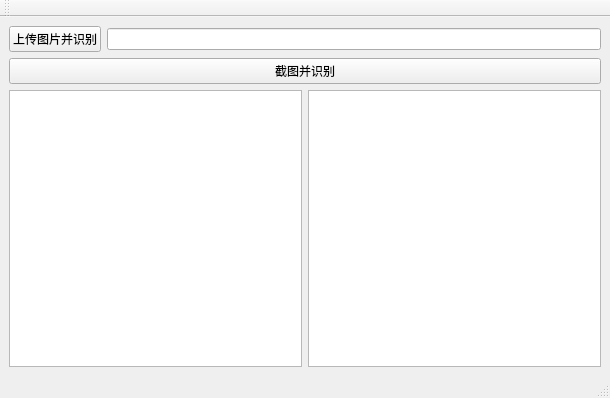
<?xml version="1.0" encoding="UTF-8"?>
<ui version="4.0">
 <class>MainWindow</class>
 <widget class="QMainWindow" name="MainWindow">
  <property name="geometry">
   <rect>
    <x>0</x>
    <y>0</y>
    <width>610</width>
    <height>398</height>
   </rect>
  </property>
  <property name="windowTitle">
   <string>百度API识别文字</string>
  </property>
  <widget class="QWidget" name="centralwidget">
   <layout class="QGridLayout" name="gridLayout_2">
    <item row="0" column="0">
     <layout class="QHBoxLayout" name="horizontalLayout">
      <item>
       <widget class="QPushButton" name="btnBrowse">
        <property name="text">
         <string>上传图片并识别</string>
        </property>
       </widget>
      </item>
      <item>
       <widget class="QLineEdit" name="filePath"/>
      </item>
     </layout>
    </item>
    <item row="1" column="0">
     <layout class="QHBoxLayout" name="horizontalLayout_2">
      <item>
       <widget class="QPushButton" name="btnScreen">
        <property name="text">
         <string>截图并识别</string>
        </property>
       </widget>
      </item>
     </layout>
    </item>
    <item row="2" column="0">
     <layout class="QHBoxLayout" name="horizontalLayout_3">
      <item>
       <widget class="QGraphicsView" name="graphicsView"/>
      </item>
      <item>
       <widget class="QPlainTextEdit" name="plainTextEdit"/>
      </item>
     </layout>
    </item>
   </layout>
  </widget>
  <widget class="QMenuBar" name="menubar">
   <property name="geometry">
    <rect>
     <x>0</x>
     <y>0</y>
     <width>610</width>
     <height>23</height>
    </rect>
   </property>
  </widget>
  <widget class="QStatusBar" name="statusbar"/>
  <widget class="QToolBar" name="toolBar">
   <property name="windowTitle">
    <string>toolBar</string>
   </property>
   <attribute name="toolBarArea">
    <enum>TopToolBarArea</enum>
   </attribute>
   <attribute name="toolBarBreak">
    <bool>false</bool>
   </attribute>
  </widget>
  <action name="actionNew">
   <property name="text">
    <string>New</string>
   </property>
  </action>
 </widget>
 <resources/>
 <connections/>
</ui>
